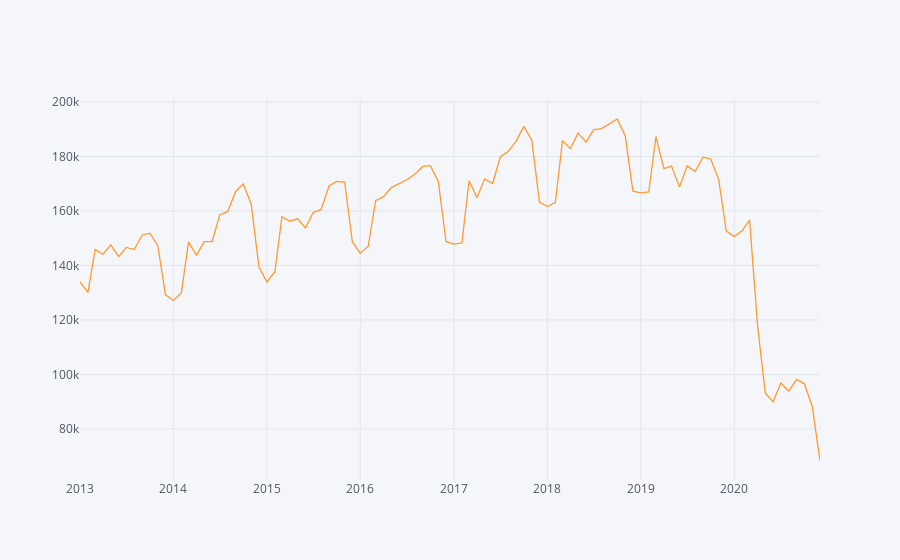

The notebook cell saved with this chart:
### Code cell
pd.concat([df_total,future_forecast],axis=0).iplot()
